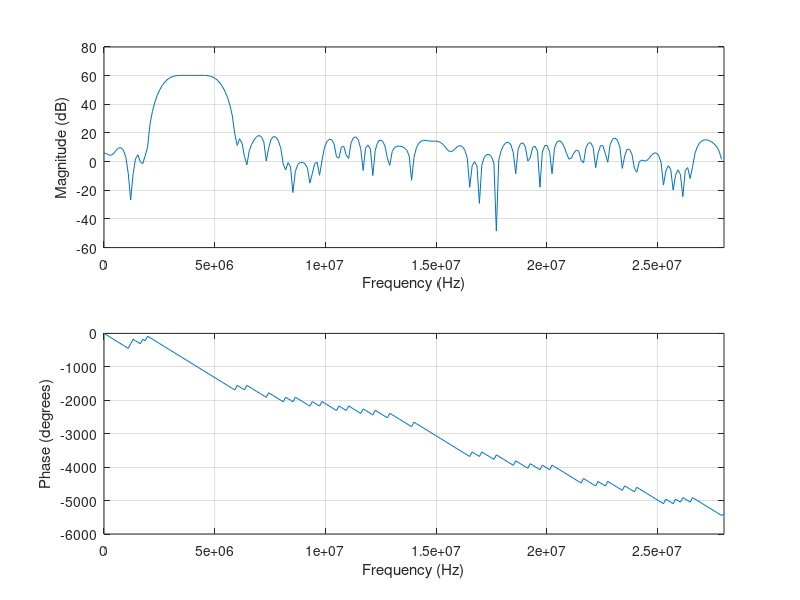

Source code (MATLAB):
% sampling rate
fs =  56.0e6                            % external sampling rate.
fi =  4.0e6				% internal if.

% Filter-1 cutoffs
a1 = fi - 1.3e6;
a2 = fi + 1.3e6;

% low-pass filter.
b = fir1(127,[a1*2/fs, a2*2/fs]);       % 128 band pass filter.
B = 8;                                  % Number of bits
L = floor(log2((2^(B-1)-1)/max(b)));    % Round towards zero to avoid overflow
bsc = b*2^L;                            % scale 
lpf = round(bsc);                       % round: 

d = 1
freqz(lpf,d,128,56000000)

fp=fopen('filters.h','a')
fprintf(fp, '\nint8_t FILTER_2_COEFFS[] = {')
fprintf(fp, '%d, ', lpf(1:127))
fprintf(fp, '%d}; ', lpf(128))
fclose(fp)
